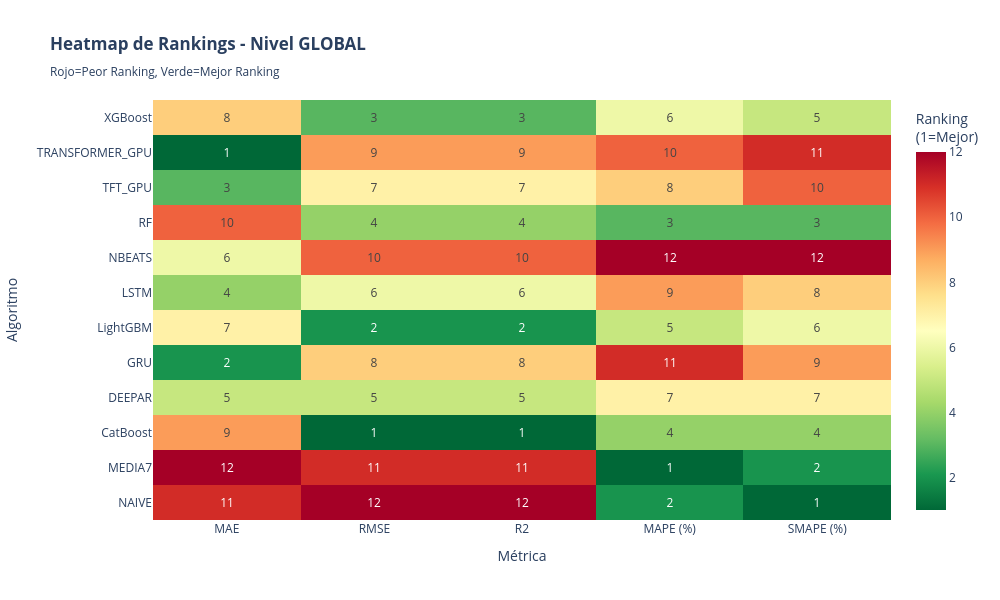

The cell this chart's notebook holds for it:
### Markdown cell above
# HEATMAP DE RANKINGS POR MÉTRICA

### Code cell
# ============================================================================
# CREAR HEATMAP DE RANKINGS - GLOBAL
# ============================================================================

print("\n" + "="*100)
print("🔥 HEATMAP DE RANKINGS POR MÉTRICA (GLOBAL)")
print("="*100)

# Usar datos globales
df_heatmap_data = df_global[['Algoritmo'] + METRICAS_COMPARACION].set_index('Algoritmo')

# Calcular rankings para cada métrica
df_rankings = pd.DataFrame(index=df_heatmap_data.index)

for col in METRICAS_COMPARACION:
    if col in df_heatmap_data.columns:
        es_mejor = METRIC_DIRECTIONS.get(col, False)
        if es_mejor:
            # Más alto es mejor: rank descendente
            df_rankings[col] = df_heatmap_data[col].rank(ascending=False).astype(int)
        else:
            # Más bajo es mejor: rank ascendente
            df_rankings[col] = df_heatmap_data[col].rank(ascending=True).astype(int)

# Crear heatmap con plotly
fig_heatmap = go.Figure(data=go.Heatmap(
    z=df_rankings.values,
    x=df_rankings.columns,
    y=df_rankings.index,
    colorscale='RdYlGn_r',  # Rojo (peor) a Verde (mejor)
    text=df_rankings.values,
    texttemplate='%{text}',
    textfont={"size": 12},
    colorbar=dict(title="Ranking<br>(1=Mejor)")
))

fig_heatmap.update_layout(
    title="<b>Heatmap de Rankings - Nivel GLOBAL</b><br><sub>Rojo=Peor Ranking, Verde=Mejor Ranking</sub>",
    xaxis_title="Métrica",
    yaxis_title="Algoritmo",
    height=600,
    width=1000,
    font=dict(size=12)
)

fig_heatmap.show()

# Calcular puntuación agregada por algoritmo
df_rankings['PUNTUACIÓN_TOTAL'] = df_rankings[METRICAS_COMPARACION].sum(axis=1)
df_rankings_sorted = df_rankings.sort_values('PUNTUACIÓN_TOTAL')

print("\n🏆 RANKING GENERAL POR ALGORITMO (suma de rankings):")
print("✅ Puntuación más baja = Mejor desempeño general")

### Figure 1 — Plotly figure (JSON) as saved in the notebook; plotly's stock layout.template omitted (floating-point values rounded to 4 significant figures)
{"data": [{"colorbar": {"title": {"text": "Ranking<br>(1=Mejor)"}}, "colorscale": [[0, "rgb(0,104,55)"], [0.1, "rgb(26,152,80)"], [0.2, "rgb(102,189,99)"], [0.3, "rgb(166,217,106)"], [0.4, "rgb(217,239,139)"], [0.5, "rgb(255,255,191)"], [0.6, "rgb(254,224,139)"], [0.7, "rgb(253,174,97)"], [0.8, "rgb(244,109,67)"], [0.9, "rgb(215,48,39)"], [1, "rgb(165,0,38)"]], "text": [[11, 12, 12, 2, 1], [12, 11, 11, 1, 2], [9, 1, 1, 4, 4], [5, 5, 5, 7, 7], [2, 8, 8, 11, 9], [7, 2, 2, 5, 6], [4, 6, 6, 9, 8], [6, 10, 10, 12, 12], [10, 4, 4, 3, 3], [3, 7, 7, 8, 10], [1, 9, 9, 10, 11], [8, 3, 3, 6, 5]], "textfont": {"size": 12}, "texttemplate": "%{text}", "type": "heatmap", "x": ["MAE", "RMSE", "R2", "MAPE (%)", "SMAPE (%)"], "y": ["NAIVE", "MEDIA7", "CatBoost", "DEEPAR", "GRU", "LightGBM", "LSTM", "NBEATS", "RF", "TFT_GPU", "TRANSFORMER_GPU", "XGBoost"], "z": [[11, 12, 12, 2, 1], [12, 11, 11, 1, 2], [9, 1, 1, 4, 4], [5, 5, 5, 7, 7], [2, 8, 8, 11, 9], [7, 2, 2, 5, 6], [4, 6, 6, 9, 8], [6, 10, 10, 12, 12], [10, 4, 4, 3, 3], [3, 7, 7, 8, 10], [1, 9, 9, 10, 11], [8, 3, 3, 6, 5]]}], "layout": {"font": {"size": 12}, "height": 600, "title": {"text": "<b>Heatmap de Rankings - Nivel GLOBAL</b><br><sub>Rojo=Peor Ranking, Verde=Mejor Ranking</sub>"}, "width": 1000, "xaxis": {"title": {"text": "Métrica"}}, "yaxis": {"title": {"text": "Algoritmo"}}}}
